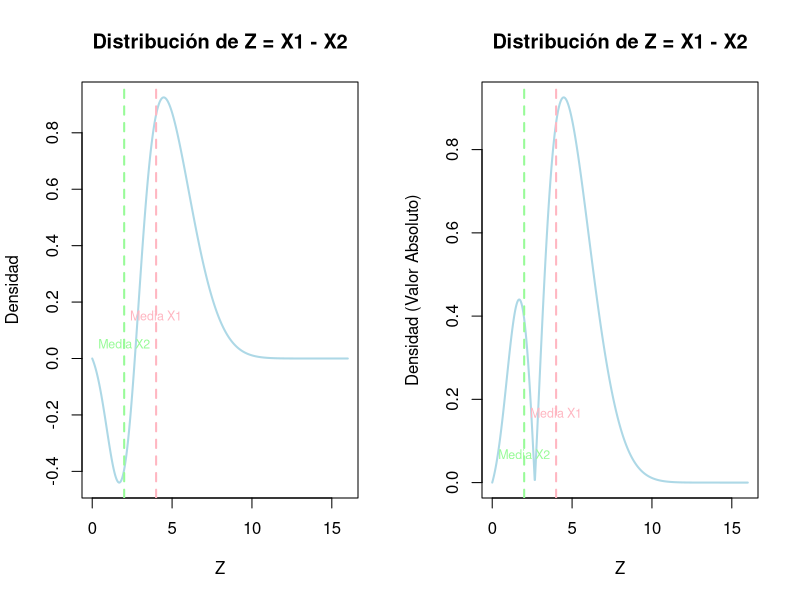
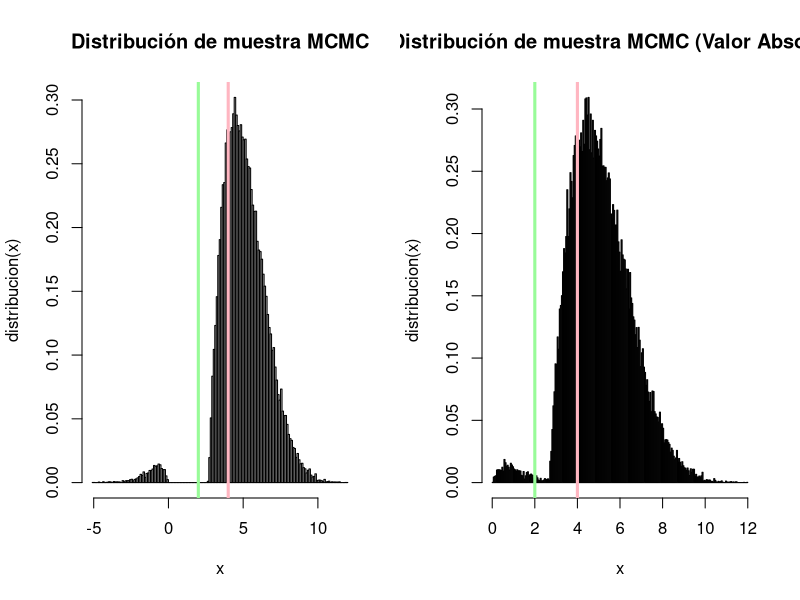
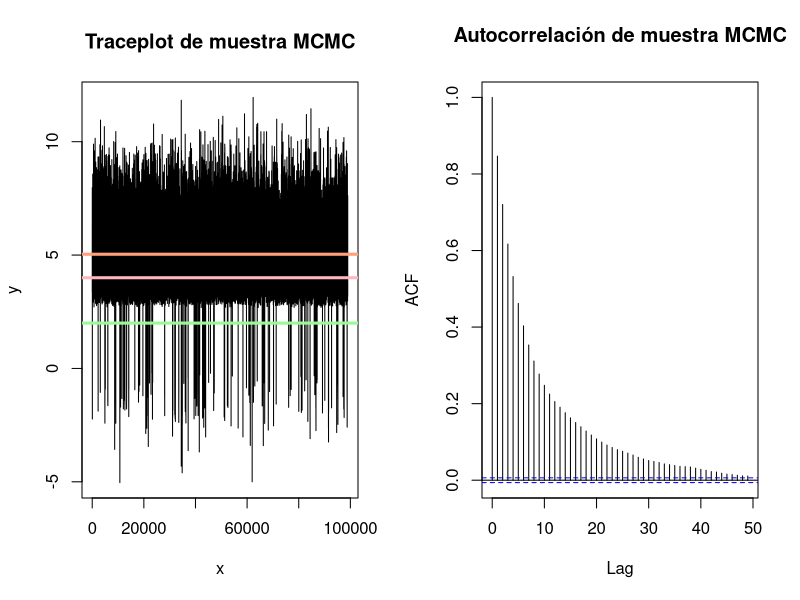
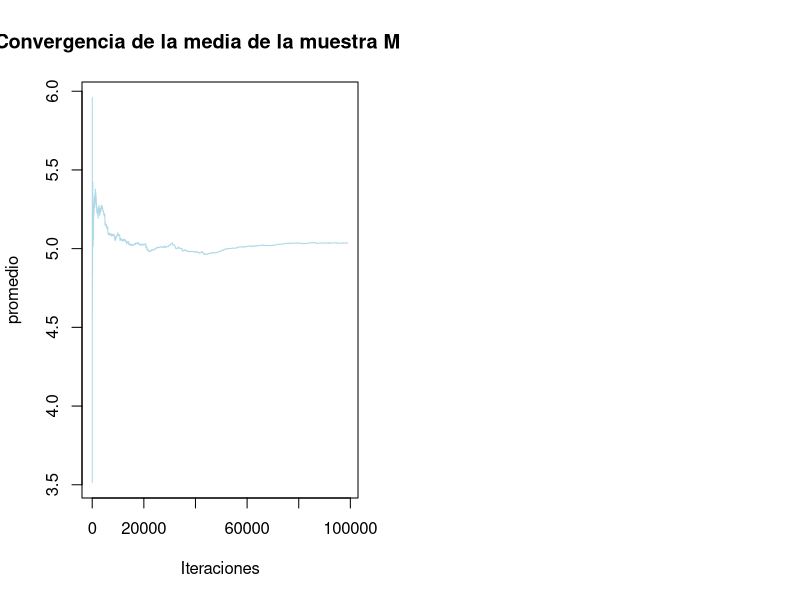

Generate these figures, in order, with R:
## ---- chunk 1
knitr::opts_chunk$set(echo = TRUE)
## ---- chunk 2
fnormal <- function(x,mu1,mu2,sigma1, sigma2) { 
  fx <- exp(-((x-mu1)^2/(2*(sigma1)))) - exp(-((x-mu2)^2/(2*(sigma2)))) 
  return(fx) 
}

mu1 <- 4
mu2 <- 2
sigma1 <- 4
sigma2 <- 1

fZ <- function(x){return(fnormal(x,mu1,mu2,sigma1,sigma2))} 
## ---- chunk 3
# Valores para el rango de la gráfica
x_values <- seq(0, 16, length.out = 1000)

par(mfrow = c(1, 2))

# Gráfico de la distribución de Z y las medias de X1 y X2
plot(x_values, fZ(x_values), type = "l", col = "#ADD8E6", lwd = 2, 
     xlab = "Z", ylab = "Densidad", main = "Distribución de Z = X1 - X2")

# Líneas verticales para las medias de X1 y X2
abline(v = c(mu1, mu2), col = c("#FFB6C1", "#98FB98"), lty = c(2, 2), lwd = 2)

# Etiquetas para las medias
text(mu1, 0.20, "Media X1", pos = 1, col = "#FFB6C1", cex = 0.75)
text(mu2, 0.10, "Media X2", pos = 1, col = "#98FB98", cex = 0.75)

# Gráfico de la distribución en valor absoluto de Z y las medias de X1 y X2
plot(x_values, abs(fZ(x_values)), type = "l", col = "#ADD8E6", lwd = 2, xlab = "Z", 
     ylab = "Densidad (Valor Absoluto)", main = "Distribución de Z = X1 - X2")

abline(v = c(mu1, mu2), col = c("#FFB6C1", "#98FB98"), lty = c(2, 2), lwd = 2)

text(mu1, 0.20, "Media X1", pos = 1, col = "#FFB6C1", cex = 0.75)
text(mu2, 0.10, "Media X2", pos = 1, col = "#98FB98", cex = 0.75)
## ---- chunk 4
fpK <- function(x,y){ 
  pK <- dcauchy(y,location = x) #x es elcentro del pico de la distribución. 
  return(pK) 
} 

N <- 10^5 #Número de Iteraciones 
L <- 1000 #periodo quemado (burnin) 
MCMC <- matrix(data=0,nrow=N,ncol=12) 
colnames(MCMC) <- c("x","y","PIx","PIy","Kxy","Kyx","Rxy","Ryx","Mxy","Myx","Fxy",
                  "Salto") 
#1.Iniciar con un valor arbitrario de x del dominio de distribución 
x <- runif(1,-50,50)
for(i in 1:N){ 
  #2.Generamos la propuesta con una distribucion arbitraria 
  y <- rcauchy(1,location=x) #Valor aleatorio según X 
  
  #3.Tasa de Aceptación 
  PIx <- fZ(x) 
  PIy <- fZ(y) 
  Kxy <- fpK(x,y) 
  Kyx <- fpK(y,x) 
  Rxy <- (PIy*Kyx) / (PIx*Kxy) 
  Ryx <- (PIx*Kxy) / (PIy*Kyx) 
  
  #Matriz estocástica de los estados de la distribución estacionaria 
  if(x!=y){ 
    Mxy <- Kxy*min(1,Rxy) 
    Myx <- Kyx*min(1,Ryx) 
  } else {
    Mxy <- -1 
    Myx <- -1 
  } 
  
  #4.Criterio de Aceptacion o Rechazo 
  #Probabilidad de aceptación, runif(1) 
  Fxy <- runif(1) 
  MCMC[i,] <- c(x,y,PIx,PIy,Kxy,Kyx,Rxy,Ryx,Mxy,Myx,Fxy,0) 
  
  if(Fxy < Rxy) { 
    x <- y 
    lsalto <- 1 
  } else {
    lsalto <- 0 
  }
  
  MCMC[i,12]  <- lsalto
  
} 

mcmc <- MCMC[(L+1):N,"x"]
## ---- chunk 5
hist(mcmc, freq=FALSE, main="Distribución de muestra MCMC", xlab="x", 
     ylab="distribucion(x)", breaks=200) 
abline(v=mu1,col="#FFB6C1",lwd=3) 
abline(v=mu2,col="#98FB98",lwd=3)
## ---- chunk 6
hist(abs(mcmc), freq = FALSE, 
     main = "Distribución de muestra MCMC (Valor Absoluto)", 
     xlab = "x", ylab = "distribucion(x)", breaks = 200)
abline(v=mu1,col="#FFB6C1",lwd=3) 
abline(v=mu2,col="#98FB98",lwd=3)
## ---- chunk 7
media <- mean(mcmc)
media
## ---- chunk 8
options(scipen = 999)

plot(mcmc,type="l",xlab="x",ylab ="y",main="Traceplot de muestra MCMC")
abline(h=mu1,col="#FFB6C1",lwd=3) 
abline(h=mu2,col="#98FB98",lwd=3) 
abline(h=media,col="#FFA07A",lwd=3)
## ---- chunk 9
acf(mcmc,main="Autocorrelación de muestra MCMC")
## ---- chunk 10
m <- N-L 
acumulado <- cumsum(mcmc)/(1:m) 
plot(1:m,acumulado,col="#ADD8E6",type="l",ylab="promedio",xlab="Iteraciones", 
     main="Convergencia de la media de la muestra MCMC")
## ---- chunk 11
cat("Tasa de aceptación:", mean(MCMC[,"Salto"]),"\n")
